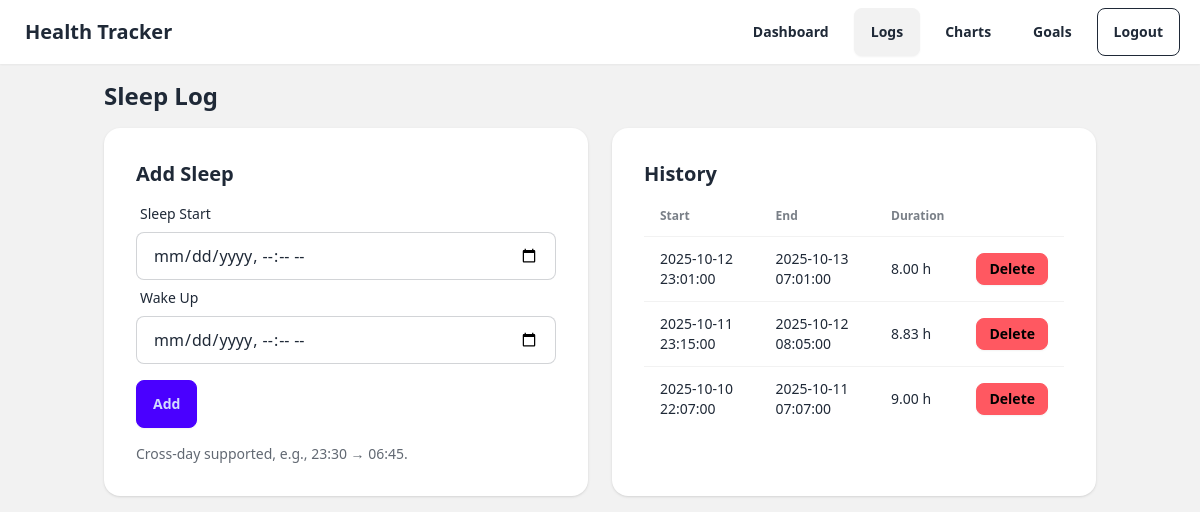
The page /sleep (signed in) on the database its author committed.
### tables this page shows
CREATE TABLE sleep_logs(
        id INTEGER PRIMARY KEY AUTOINCREMENT,
        user_id INTEGER NOT NULL,
        sleep_start TEXT NOT NULL,
        sleep_end TEXT NOT NULL,
        duration_hours REAL NOT NULL,
        created_at TEXT NOT NULL,
        FOREIGN KEY(user_id) REFERENCES users(id)
    );

### app.py (the view, shortened to what this page needs)
@app.route("/sleep", methods=["GET", "POST"])
@login_required
def sleep():
    uid = session["user_id"]
    conn = get_db()
    rows = conn.execute("""SELECT * FROM sleep_logs WHERE user_id=? ORDER BY sleep_start DESC, id DESC""", (uid,)).fetchall()
    conn.close()
    return render_template("sleep_log.html", rows=rows)

### app.py (called while the page is built)
def get_db():
    conn = sqlite3.connect(DB_PATH)
    conn.row_factory = sqlite3.Row
    return conn

def login_required(view):
    @wraps(view)
    def wrapper(*args, **kwargs):
        if "user_id" not in session:
            return redirect(url_for("auth"))
        return view(*args, **kwargs)
    return wrapper

@app.context_processor
def inject_csrf():
    from flask_wtf.csrf import generate_csrf
    return dict(csrf_token=generate_csrf)

### templates/sleep_log.html (shortened to what this page needs)
{% extends "base.html" %}
{% block content %}
<h2 class="text-2xl font-semibold mb-4">Sleep Log</h2>
<div class="grid md:grid-cols-2 gap-6">
  <div class="card bg-base-100 shadow"><div class="card-body">
    <h3 class="card-title">Add Sleep</h3>
    <form method="post">
      <label class="form-control">
        <div class="label"><span class="label-text">Sleep Start</span></div>
        <input name="sleep_start" type="datetime-local" required class="input input-bordered"/>
      </label>
      <label class="form-control">
        <div class="label"><span class="label-text">Wake Up</span></div>
        <input name="sleep_end" type="datetime-local" required class="input input-bordered"/>
      </label>
      <button class="btn btn-primary mt-4">Add</button>
    </form>
    <p class="text-sm opacity-70 mt-2">Cross-day supported, e.g., 23:30 → 06:45.</p>
  </div></div>
  <div class="card bg-base-100 shadow overflow-x-auto">
    <div class="card-body">
      <h3 class="card-title">History</h3>
      <table class="table">
        <thead><tr><th>Start</th><th>End</th><th>Duration</th><th></th></tr></thead>
        <tbody>
          {% for r in rows %}
          <tr>
            <td>{{ r.sleep_start }}</td>
            <td>{{ r.sleep_end }}</td>
            <td>{{ "%.2f"|format(r.duration_hours) }} h</td>
            <td>
              <form method="post" action="{{ url_for('sleep_delete', rid=r.id) }}" onsubmit="return confirm('Delete this record?');">
                <button class="btn btn-sm btn-error">Delete</button>
              </form>
            </td>
          </tr>
          {% else %}
          <tr><td colspan="4">No records</td></tr>
          {% endfor %}
        </tbody>
      </table>
    </div>
  </div>
</div>
{% endblock %}

### rows shown on the page
sleep_logs: sleep_start "2025-10-12 23:01:00", sleep_end "2025-10-13 07:01:00", duration_hours "8.00"
sleep_logs: sleep_start "2025-10-11 23:15:00", sleep_end "2025-10-12 08:05:00", duration_hours "8.83"
sleep_logs: sleep_start "2025-10-10 22:07:00", sleep_end "2025-10-11 07:07:00", duration_hours "9.00"
